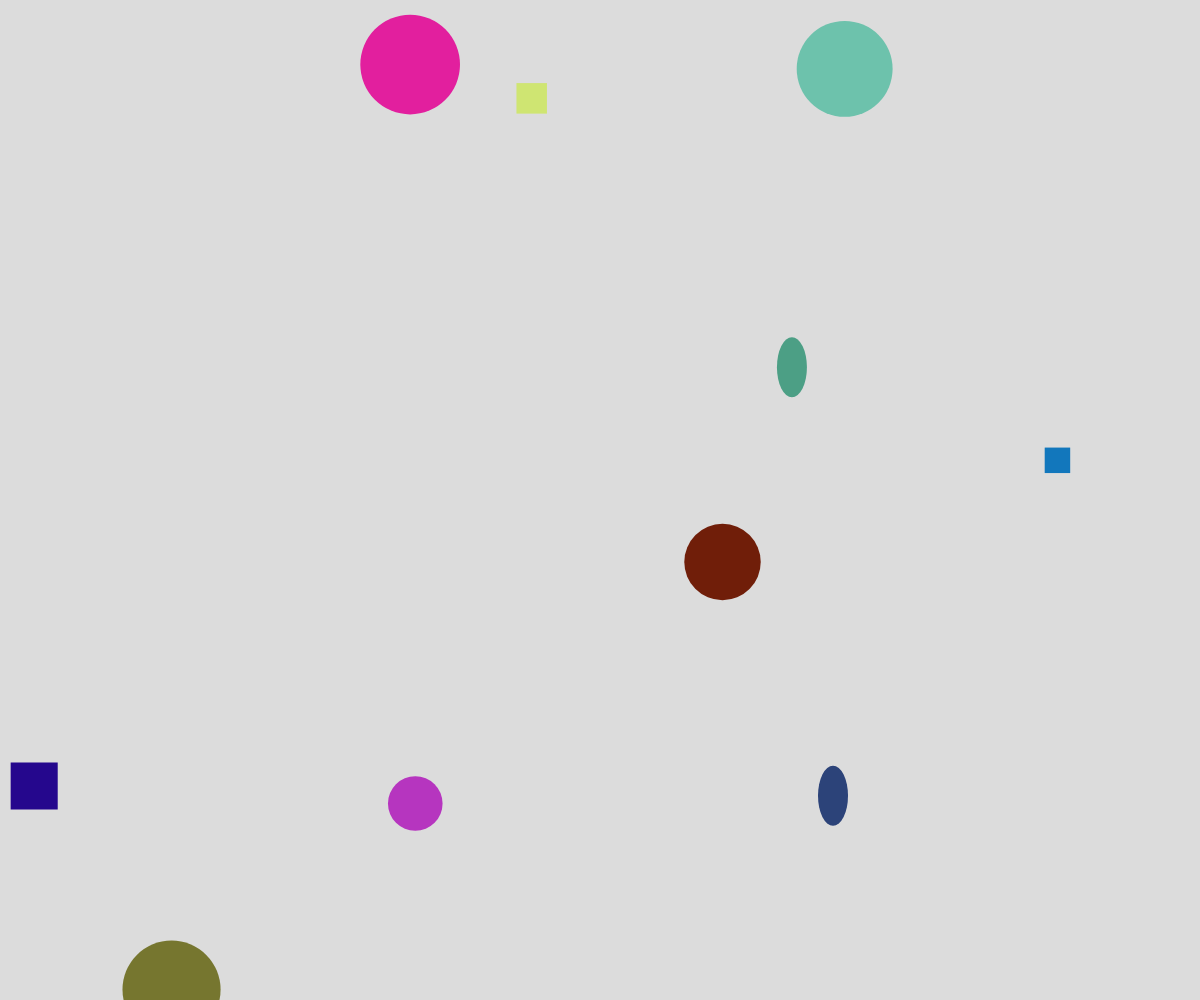
Frame 1 (no input)
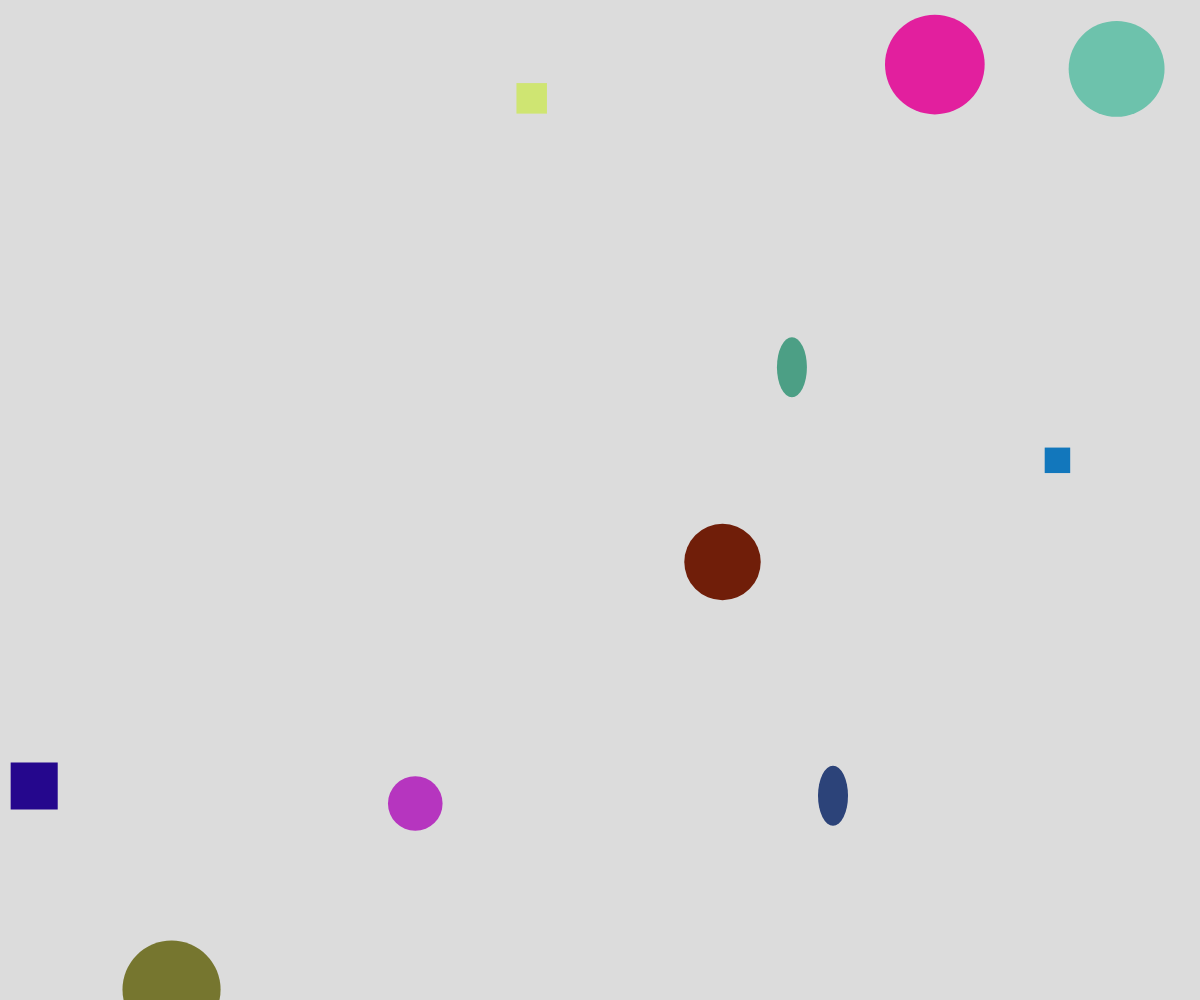
Frame 60 (no input)
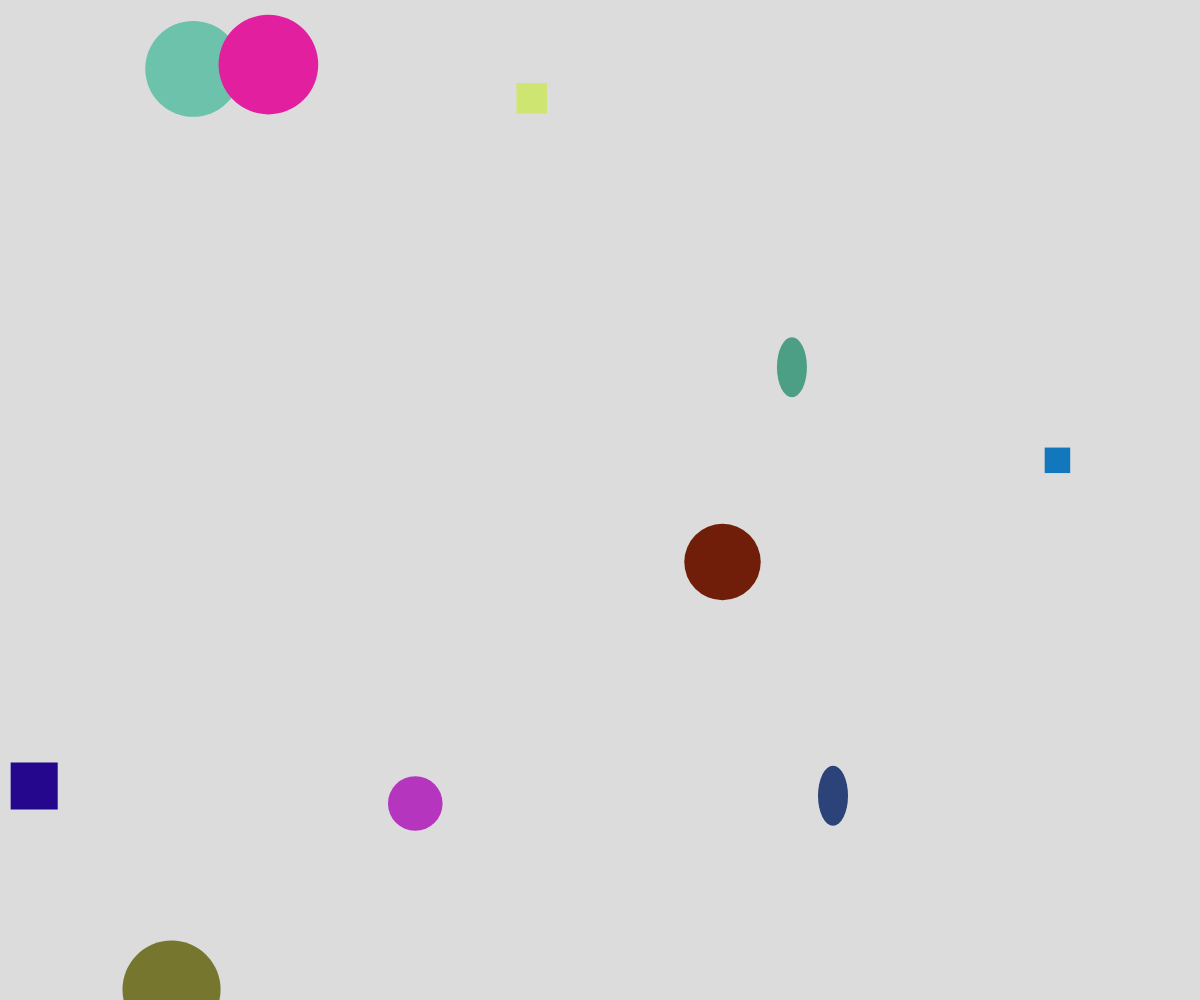
Frame 120 (the mouse pressed at the canvas centre since frame 60)

The p5.js sketch that drew these frames (run headless with seeded random() and noise() and a simulated clock; from frame 60 on, the mouse is pressed at the canvas centre):

// p5.js sketch
// ── sketch.js
// OOP Inheritance Demo

let theShapes = [];

function setup() {
  createCanvas(windowWidth, windowHeight);

  for (let i = 0; i < 10; i++) {
    let someColour = color(random(255), random(255), random(255));
    let x = random(width);
    let y = random(height);

    let choice = random(100);
    if (choice < 25) {
      let someShape = new Shape(x, y, someColour);
      theShapes.push(someShape);
    }
    else if (choice < 50) {
      let radius = random (20, 50);
      let someCircle = new Circle(x, y, someColour, radius);
      theShapes.push(someCircle);
    }
    else if (choice < 75) {
      let size = random(20, 50);
      let someSquare = new Square(x, y, someColour, size);
      theShapes.push(someSquare);
    }
    else {
      let radius = random (20, 50);
      let speed = random (2, 10);
      let moveCircle = new MovingCircle(x, y, someColour, radius, speed);
      theShapes.push(moveCircle);
    }
  }
}

function draw() {
  background(220);
  for (let theShape of theShapes) {
    theShape.display();
  }
}

class Shape {
  constructor(x, y, colour) {
    this.x = x;
    this.y = y;
    this.colour = colour;
  }

  display() {
    // placeholder display function
    noStroke();
    fill(this.colour);
    ellipse(this.x, this.y, 30, 60);
  }
}

class Circle extends Shape {
  constructor (x, y, colour, radius) {
    super(x, y, colour);
    this.radius = radius;
  }

  display() {
    noStroke();
    fill(this.colour);
    circle(this.x, this.y, this.radius * 2);
  }
}

class Square extends Shape {
  constructor(x, y, colour, size) {
    super(x, y, colour);
    this.size = size;
  }

  display() {
    noStroke();
    fill(this.colour);
    rectMode(CENTER);
    square(this.x, this.y, this.size);
  }
}

class MovingCircle extends Circle {
  constructor(x, y, colour, radius, speed) {
    super(x, y, colour, radius);
    this.speed = speed;
  }

  update() {
    this.x += this.speed;

    if (this.x > width) {
      this.x -= width;
    }
  }

  display() {
    this.update();
    super.display();
  }
}
